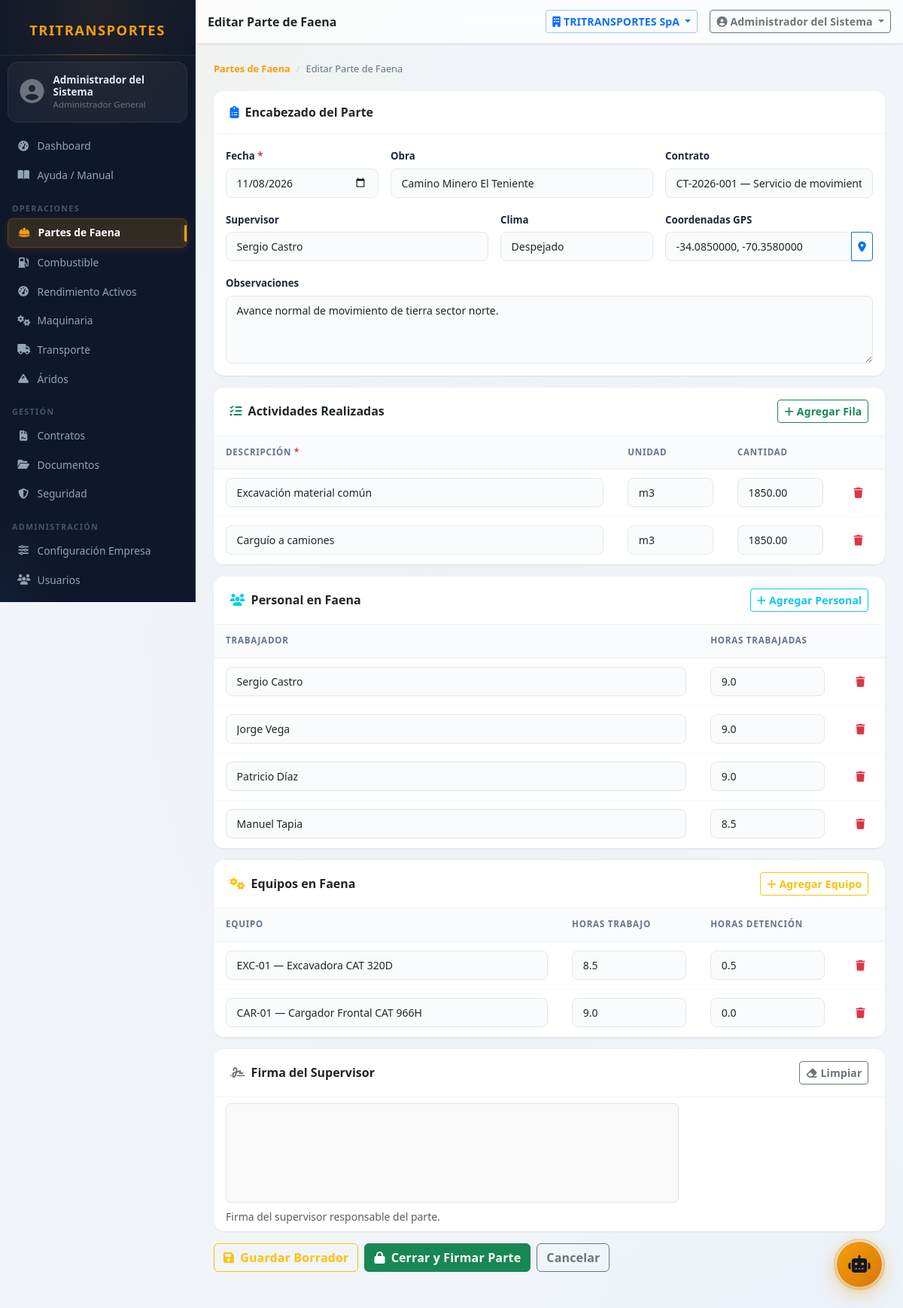
Page /modules/faena/parte?id=1 (signed in) on the committed database.
### tables this page shows
CREATE TABLE IF NOT EXISTS partes_diarios (
    id            INT UNSIGNED AUTO_INCREMENT PRIMARY KEY,
    empresa_id    INT UNSIGNED NOT NULL,
    obra_id       INT UNSIGNED,
    contrato_id   INT UNSIGNED,
    fecha         DATE NOT NULL,
    supervisor_id INT UNSIGNED,
    clima         VARCHAR(50),
    estado        ENUM('borrador','cerrado') NOT NULL DEFAULT 'borrador',
    observaciones TEXT,
    firma_b64     MEDIUMTEXT,
    lat           DECIMAL(10,7),
    lng           DECIMAL(10,7),
    creado_por    INT UNSIGNED,
    created_at    DATETIME NOT NULL DEFAULT CURRENT_TIMESTAMP,
    updated_at    DATETIME NOT NULL DEFAULT CURRENT_TIMESTAMP ON UPDATE CURRENT_TIMESTAMP,
    CONSTRAINT fk_pd_emp  FOREIGN KEY (empresa_id) REFERENCES empresas(id),
    CONSTRAINT fk_pd_obra FOREIGN KEY (obra_id)    REFERENCES obras(id)    ON DELETE SET NULL,
    CONSTRAINT fk_pd_usr  FOREIGN KEY (creado_por) REFERENCES usuarios(id) ON DELETE SET NULL,
    INDEX idx_pd_emp_f    (empresa_id, fecha)
);

CREATE TABLE IF NOT EXISTS obras (
    id          INT UNSIGNED AUTO_INCREMENT PRIMARY KEY,
    empresa_id  INT UNSIGNED NOT NULL,
    nombre      VARCHAR(150) NOT NULL,
    codigo      VARCHAR(30),
    cliente_id  INT UNSIGNED,
    descripcion TEXT,
    fecha_inicio DATE,
    fecha_termino DATE,
    estado      ENUM('activa','pausada','finalizada') NOT NULL DEFAULT 'activa',
    lat         DECIMAL(10,7),
    lng         DECIMAL(10,7),
    activo      TINYINT(1)   NOT NULL DEFAULT 1,
    created_at  DATETIME     NOT NULL DEFAULT CURRENT_TIMESTAMP,
    updated_at  DATETIME     NOT NULL DEFAULT CURRENT_TIMESTAMP ON UPDATE CURRENT_TIMESTAMP,
    CONSTRAINT fk_obra_emp FOREIGN KEY (empresa_id) REFERENCES empresas(id),
    CONSTRAINT fk_obra_cli FOREIGN KEY (cliente_id) REFERENCES clientes(id) ON DELETE SET NULL
);

CREATE TABLE IF NOT EXISTS parte_actividades (
    id          INT UNSIGNED AUTO_INCREMENT PRIMARY KEY,
    parte_id    INT UNSIGNED NOT NULL,
    descripcion VARCHAR(255) NOT NULL,
    unidad      VARCHAR(30),
    cantidad    DECIMAL(10,2),
    CONSTRAINT fk_pact_p FOREIGN KEY (parte_id) REFERENCES partes_diarios(id) ON DELETE CASCADE
);

CREATE TABLE IF NOT EXISTS parte_personal (
    id            INT UNSIGNED AUTO_INCREMENT PRIMARY KEY,
    parte_id      INT UNSIGNED NOT NULL,
    trabajador_id INT UNSIGNED NOT NULL,
    horas         DECIMAL(5,1),
    CONSTRAINT fk_pper_p    FOREIGN KEY (parte_id)      REFERENCES partes_diarios(id) ON DELETE CASCADE,
    CONSTRAINT fk_pper_trab FOREIGN KEY (trabajador_id) REFERENCES trabajadores(id)
);

CREATE TABLE IF NOT EXISTS parte_equipos (
    id                INT UNSIGNED AUTO_INCREMENT PRIMARY KEY,
    parte_id          INT UNSIGNED NOT NULL,
    equipo_id         INT UNSIGNED NOT NULL,
    horas_trabajo     DECIMAL(5,1) DEFAULT 0,
    horas_detenciones DECIMAL(5,1) DEFAULT 0,
    CONSTRAINT fk_peq_p  FOREIGN KEY (parte_id) REFERENCES partes_diarios(id) ON DELETE CASCADE,
    CONSTRAINT fk_peq_eq FOREIGN KEY (equipo_id) REFERENCES equipos(id)
);

CREATE TABLE IF NOT EXISTS equipos (
    id              INT UNSIGNED AUTO_INCREMENT PRIMARY KEY,
    empresa_id      INT UNSIGNED NOT NULL,
    codigo          VARCHAR(30)  NOT NULL,
    nombre          VARCHAR(120) NOT NULL,
    marca_id        INT UNSIGNED,
    modelo_id       INT UNSIGNED,
    categoria_id    INT UNSIGNED,
    anio            SMALLINT UNSIGNED,
    numero_serie    VARCHAR(60),
    horometro       DECIMAL(10,1) DEFAULT 0,
    activo          TINYINT(1)    NOT NULL DEFAULT 1,
    created_at      DATETIME      NOT NULL DEFAULT CURRENT_TIMESTAMP,
    updated_at      DATETIME      NOT NULL DEFAULT CURRENT_TIMESTAMP ON UPDATE CURRENT_TIMESTAMP,
    UNIQUE KEY uq_codigo (empresa_id, codigo),
    CONSTRAINT fk_eq_emp   FOREIGN KEY (empresa_id)   REFERENCES empresas(id),
    CONSTRAINT fk_eq_marca FOREIGN KEY (marca_id)     REFERENCES marcas_equipo(id) ON DELETE SET NULL,
    CONSTRAINT fk_eq_mod   FOREIGN KEY (modelo_id)    REFERENCES modelos_equipo(id) ON DELETE SET NULL,
    CONSTRAINT fk_eq_cat   FOREIGN KEY (categoria_id) REFERENCES categorias_equipo(id) ON DELETE SET NULL
);

### modules/faena/parte.php (the view, shortened to what the rows shown need)
<?php
$emp  = Auth::empresaId();
$id   = getInt('id');
$edit = $id > 0;
$r = $actividades = $personal = $equipos_parte = [];
if ($edit) {
    $r = DB::one("SELECT * FROM partes_diarios WHERE id=? AND empresa_id=?", [$id, $emp]);
    $actividades   = DB::all("/* tenant-ok: parte validado arriba */
        SELECT * FROM parte_actividades WHERE parte_id=? ORDER BY id", [$id]);
    $personal      = DB::all(
        "/* tenant-ok: parte validado arriba */
         SELECT pp.*, CONCAT(t.nombre,' ',t.apellido) AS trab_nombre
         FROM parte_personal pp LEFT JOIN trabajadores t ON t.id=pp.trabajador_id
         WHERE pp.parte_id=? ORDER BY pp.id", [$id]);
    $equipos_parte = DB::all(
        "/* tenant-ok: parte validado arriba */
         SELECT pe.*, e.codigo, e.nombre AS eq_nombre
         FROM parte_equipos pe LEFT JOIN equipos e ON e.id=pe.equipo_id
         WHERE pe.parte_id=? ORDER BY pe.id", [$id]);
}
$readonly = $edit && $r['estado'] === 'cerrado' && !Auth::isAdmin();
$obras      = DB::all("SELECT id, nombre FROM obras WHERE empresa_id=? AND activo=1 ORDER BY nombre", [$emp]);
$contratos  = DB::all("SELECT id, numero AS codigo, COALESCE(descripcion, numero, 'Sin descripción') AS nombre FROM contratos WHERE empresa_id=? AND activo=1 ORDER BY numero", [$emp]);
$supervisores = DB::all(
    "SELECT id, CONCAT(nombre,' ',apellido) AS nombre FROM trabajadores WHERE empresa_id=? AND activo=1 ORDER BY nombre", [$emp]);
$trabajadores = $supervisores;
$equiposAll = DB::all("SELECT id, codigo, nombre FROM equipos WHERE empresa_id=? AND activo=1 ORDER BY codigo", [$emp]);
include ROOT . '/includes/header.php';
?>
<form method="POST" id="formParte" data-offline="1">
<div class="card table-card mb-3">
    <div class="card-body">
        <div class="row g-3">
            <div class="col-md-3">
                <label class="form-label">Fecha <span class="text-danger">*</span></label>
                <input type="date" name="fecha" class="form-control" required
                       value="<?= h($r['fecha'] ?? date('Y-m-d')) ?>" <?= $readonly ? 'disabled' : '' ?>>
            </div>
            <div class="col-md-5">
                <label class="form-label">Obra</label>
                <select name="obra_id" id="selObra" class="form-select" <?= $readonly ? 'disabled' : '' ?>>
                    <?php if (empty($obras)): ?>
                        <option value="">Sin obras — Agregue en Admin → Proyectos</option>
                    <?php else: ?>
                        <?php foreach ($obras as $o): ?>
                            <option value="<?= $o['id'] ?>" <?= ($r['obra_id'] ?? '') == $o['id'] ? 'selected' : '' ?>>
                                <?= h($o['nombre']) ?>
                            </option>
                        <?php endforeach; ?>
                    <?php endif; ?>
                </select>
            </div>
            <div class="col-md-4">
                <label class="form-label">Contrato</label>
                <select name="contrato_id" class="form-select" <?= $readonly ? 'disabled' : '' ?>>
                    <?php if (empty($contratos)): ?>
                        <option value="">Sin contratos registrados</option>
                    <?php else: ?>
                        <?php foreach ($contratos as $c): ?>
                            <option value="<?= $c['id'] ?>" <?= ($r['contrato_id'] ?? '') == $c['id'] ? 'selected' : '' ?>>
                                <?= h(($c['codigo'] ?? '') . ($c['nombre'] ? ' — ' . $c['nombre'] : '')) ?>
                            </option>
                        <?php endforeach; ?>
                    <?php endif; ?>
                </select>
            </div>
            <div class="col-md-5">
                <label class="form-label">Supervisor</label>
                <select name="supervisor_id" class="form-select" <?= $readonly ? 'disabled' : '' ?>>
                    <?php if (empty($supervisores)): ?>
                        <option value="">Sin trabajadores — Agregue en Admin → Personal</option>
                    <?php else: ?>
                        <?php foreach ($supervisores as $s): ?>
                            <option value="<?= $s['id'] ?>" <?= ($r['supervisor_id'] ?? '') == $s['id'] ? 'selected' : '' ?>>
                                <?= h($s['nombre']) ?>
                            </option>
                        <?php endforeach; ?>
                    <?php endif; ?>
                </select>
            </div>
            <div class="col-md-3">
                <label class="form-label">Clima</label>
                <select name="clima" class="form-select" <?= $readonly ? 'disabled' : '' ?>>
                    <?php foreach ([''=>'—','Despejado'=>'Despejado','Nublado'=>'Nublado','Lluvia'=>'Lluvia','Viento'=>'Viento','Nieve'=>'Nieve'] as $v => $l): ?>
                        <option value="<?= $v ?>" <?= ($r['clima'] ?? '') === $v ? 'selected' : '' ?>><?= $l ?></option>
                    <?php endforeach; ?>
                </select>
            </div>
            <div class="col-md-4">
                <div class="input-group">
                    <input type="text" id="gpsDisplay" class="form-control form-control-sm" readonly
                           value="<?= ($r['lat'] ?? '') ? h($r['lat'] . ', ' . $r['lng']) : '' ?>"
                           placeholder="Sin capturar">
                    <?php if (!$readonly): ?>
                    <button type="button" class="btn btn-sm btn-outline-primary" id="btnGps">
                        <i class="fas fa-map-marker-alt"></i>
                    </button>
                    <?php endif; ?>
                </div>
            </div>
            <div class="col-12">
                <label class="form-label">Observaciones</label>
                <textarea name="observaciones" class="form-control" rows="2" maxlength="1000"
                          placeholder="Novedades del día, incidentes, condiciones especiales..." <?= $readonly ? 'disabled' : '' ?>
                          ><?= h($r['observaciones'] ?? '') ?></textarea>
            </div>
        </div>
    </div>
</div>
<div class="card table-card mb-3">
    <div class="table-responsive">
        <table class="table table-sm mb-0" id="tblAct">
            <thead><tr>
                <th style="width:55%">Descripción <span class="text-danger">*</span></th>
                <th style="width:15%">Unidad</th>
                <th style="width:15%">Cantidad</th>
                <?php if (!$readonly): ?><th style="width:5%"></th><?php endif; ?>
            </tr></thead>
            <tbody id="bodyAct">
            <?php if (empty($actividades)): ?>
                <tr class="act-row">
                    <td><input type="text" name="act_desc[]" class="form-control form-control-sm" placeholder="Descripción de la actividad" <?= $readonly ? 'disabled' : '' ?>></td>
                    <td><input type="text" name="act_unidad[]" class="form-control form-control-sm" placeholder="m³, ton, m…" maxlength="30" <?= $readonly ? 'disabled' : '' ?>></td>
                    <td><input type="number" name="act_cant[]" class="form-control form-control-sm" min="0" step="0.01" <?= $readonly ? 'disabled' : '' ?>></td>
                    <?php if (!$readonly): ?><td><button type="button" class="btn btn-sm btn-link text-danger remove-row"><i class="fas fa-trash"></i></button></td><?php endif; ?>
                </tr>
            <?php else: ?>
                <?php foreach ($actividades as $a): ?>
                <tr class="act-row">
                    <td><input type="text" name="act_desc[]" class="form-control form-control-sm" value="<?= h($a['descripcion']) ?>" <?= $readonly ? 'disabled' : '' ?>></td>
                    <td><input type="text" name="act_unidad[]" class="form-control form-control-sm" value="<?= h($a['unidad'] ?? '') ?>" maxlength="30" <?= $readonly ? 'disabled' : '' ?>></td>
                    <td><input type="number" name="act_cant[]" class="form-control form-control-sm" value="<?= h($a['cantidad'] ?? '') ?>" min="0" step="0.01" <?= $readonly ? 'disabled' : '' ?>></td>
                    <?php if (!$readonly): ?><td><button type="button" class="btn btn-sm btn-link text-danger remove-row"><i class="fas fa-trash"></i></button></td><?php endif; ?>
                </tr>
                <?php endforeach; ?>
            <?php endif; ?>
            </tbody>
        </table>
    </div>
</div>
<div class="card table-card mb-3">
    <div class="table-responsive">
        <table class="table table-sm mb-0">
            <thead><tr>
                <th style="width:70%">Trabajador</th>
                <th style="width:20%">Horas trabajadas</th>
                <?php if (!$readonly): ?><th style="width:5%"></th><?php endif; ?>
            </tr></thead>
            <tbody id="bodyPers">
            <?php
            $persRows = empty($personal) ? [[]] : $personal;
            foreach ($persRows as $p):
            ?>
            <tr class="pers-row">
                <td>
                    <select name="pers_id[]" class="form-select form-select-sm" <?= $readonly ? 'disabled' : '' ?>>
                        <?php foreach ($trabajadores as $t): ?>
                            <option value="<?= $t['id'] ?>" <?= ($p['trabajador_id'] ?? '') == $t['id'] ? 'selected' : '' ?>>
                                <?= h($t['nombre']) ?>
                            </option>
                        <?php endforeach; ?>
                    </select>
                </td>
                <td><input type="number" name="pers_horas[]" class="form-control form-control-sm" min="0" max="24" step="0.5"
                           value="<?= h($p['horas'] ?? '') ?>" placeholder="8.0" <?= $readonly ? 'disabled' : '' ?>></td>
                <?php if (!$readonly): ?><td><button type="button" class="btn btn-sm btn-link text-danger remove-row"><i class="fas fa-trash"></i></button></td><?php endif; ?>
            </tr>
            <?php endforeach; ?>
            </tbody>
        </table>
    </div>
</div>
<div class="card table-card mb-3">
    <div class="table-responsive">
        <table class="table table-sm mb-0">
            <thead><tr>
                <th style="width:50%">Equipo</th>
                <th style="width:20%">Horas Trabajo</th>
                <th style="width:20%">Horas Detención</th>
                <?php if (!$readonly): ?><th style="width:5%"></th><?php endif; ?>
            </tr></thead>
            <tbody id="bodyEq">
            <?php
            $eqRows = empty($equipos_parte) ? [[]] : $equipos_parte;
            foreach ($eqRows as $e):
            ?>
            <tr class="eq-row">
                <td>
                    <select name="eq_id[]" class="form-select form-select-sm" <?= $readonly ? 'disabled' : '' ?>>
                        <?php foreach ($equiposAll as $eq): ?>
                            <option value="<?= $eq['id'] ?>" <?= ($e['equipo_id'] ?? '') == $eq['id'] ? 'selected' : '' ?>>
                                <?= h($eq['codigo'] . ' — ' . $eq['nombre']) ?>
                            </option>
                        <?php endforeach; ?>
                    </select>
                </td>
                <td><input type="number" name="eq_trab[]" class="form-control form-control-sm" min="0" max="24" step="0.5"
                           value="<?= h($e['horas_trabajo'] ?? '0') ?>" <?= $readonly ? 'disabled' : '' ?>></td>
                <td><input type="number" name="eq_det[]" class="form-control form-control-sm" min="0" max="24" step="0.5"
                           value="<?= h($e['horas_detenciones'] ?? '0') ?>" <?= $readonly ? 'disabled' : '' ?>></td>
                <?php if (!$readonly): ?><td><button type="button" class="btn btn-sm btn-link text-danger remove-row"><i class="fas fa-trash"></i></button></td><?php endif; ?>
            </tr>
            <?php endforeach; ?>
            </tbody>
        </table>
    </div>
</div>
</form>
<?php include ROOT . '/includes/footer.php'; ?>

### rows in the picture
partes_diarios: fecha "11/08/2026", obra_id "Camino Minero El Teniente", contrato_id "CT-2026-001 — Servicio de movimiento de tierra y transporte camino minero", supervisor_id "Sergio Castro", clima "Despejado", lat+lng "-34.0850000, -70.3580000", observaciones "Avance normal de movimiento de tierra sector norte."
parte_actividades: descripcion "Excavación material común", unidad "m3", cantidad "1850.00"
parte_actividades: descripcion "Carguío a camiones", unidad "m3", cantidad "1850.00"
parte_personal: trabajador.estado "Sergio Castro", horas "9.0"
parte_personal: trabajador.estado "Jorge Vega", horas "9.0"
parte_personal: trabajador.estado "Patricio Díaz", horas "9.0"
parte_personal: trabajador.estado "Manuel Tapia", horas "8.5"
parte_equipos: equipo.estado "EXC-01 — Excavadora CAT 320D", horas_trabajo "8.5", horas_detenciones "0.5"
parte_equipos: equipo.estado "CAR-01 — Cargador Frontal CAT 966H", horas_trabajo "9.0", horas_detenciones "0.0"

### other values in the picture
Auth::user()['nombre'] "Administrador del Sistema"
Auth::rolNombre() "Administrador General"
$label "Dashboard Ayuda / Manual Partes de Faena Combustible Rendimiento Activos Maquinaria Transporte Áridos Contratos Documentos Seguridad Configuración Empresa Usuarios"
$label "OPERACIONES GESTIÓN ADMINISTRACIÓN"
$pageTitle "Editar Parte de Faena"
$empActiva "TRITRANSPORTES SpA"
